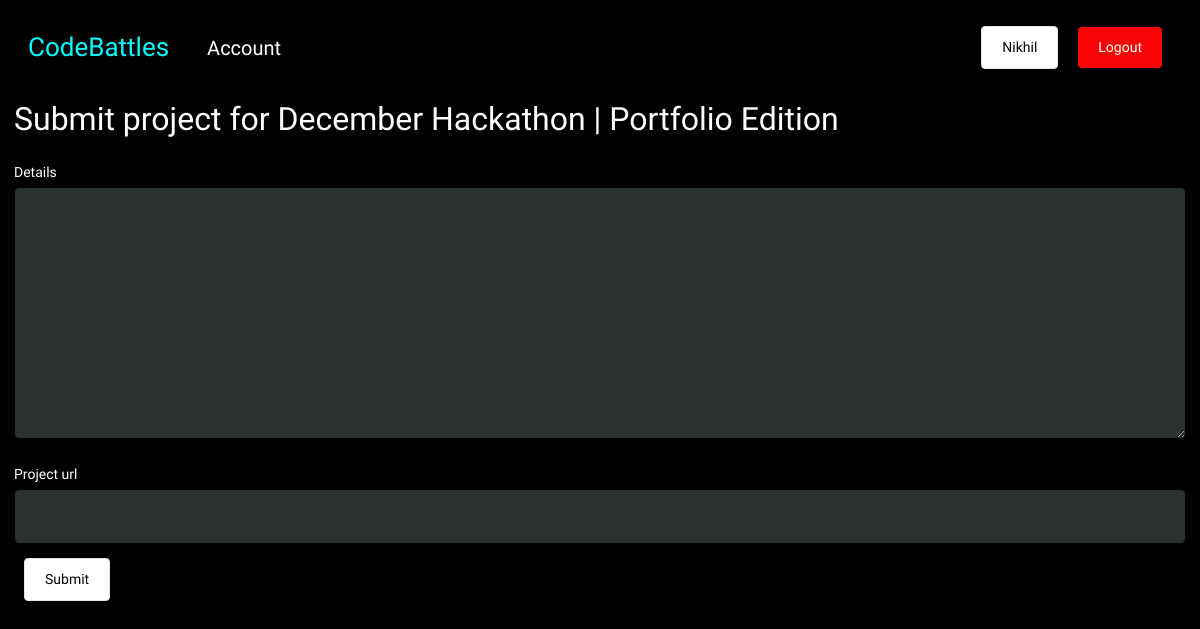
The app's page /project-submission/2478c3f8fe7b4490b3f8cd5487fecf95/ (signed in), older data.
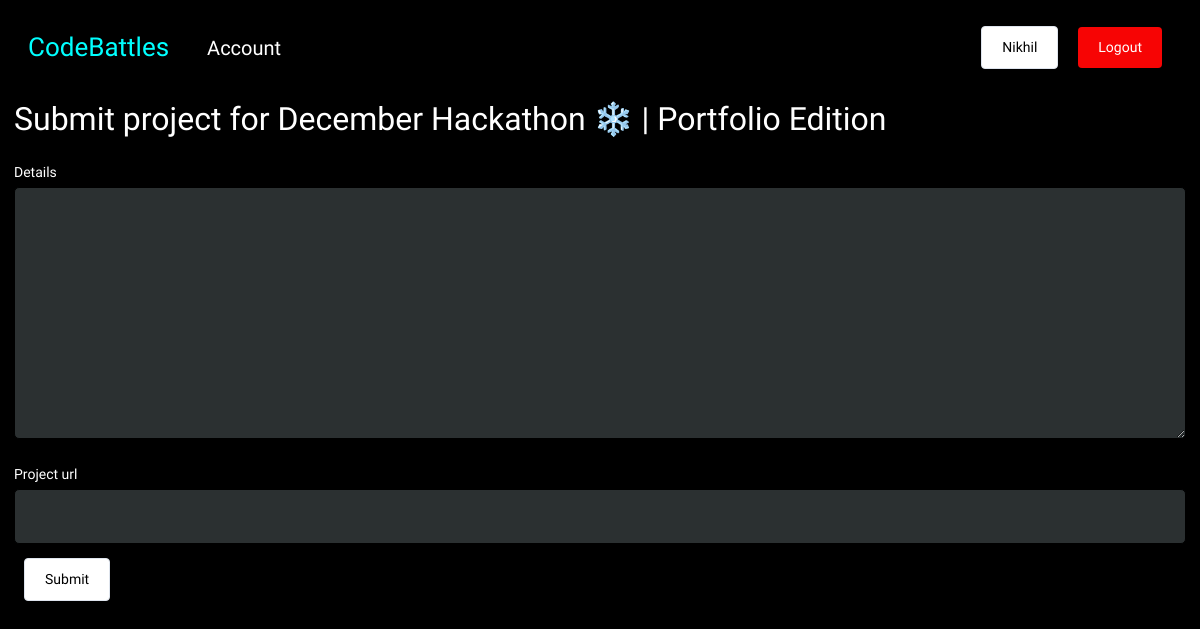
The same page, newer data.
### base/models.py (models this page shows, shortened)
class Event(models.Model):
    name = models.CharField(max_length=200)
    preview = models.TextField(null=True, blank=True)
    description = models.TextField(null=True, blank=True)
    participants = models.ManyToManyField(User, blank=True, related_name='events')
    date = models.DateTimeField()
    start_date = models.DateTimeField(null=True)
    end_date = models.DateTimeField(null=True)
    registration_deadline = models.DateTimeField(null=True)
    updated = models.DateTimeField(auto_now=True)
    created = models.DateTimeField(auto_now_add=True)
    id = models.UUIDField(default=uuid.uuid4, unique=True, primary_key=True, editable=False)
    class Meta:
        ordering = ['-end_date']

### base/views.py (the view)
# urls.py: path('project-submission/<str:pk>/', views.project_submission, name="project-submission"),
@login_required(login_url='login')
def project_submission(request, pk):
    event = Event.objects.get(id=pk)
    registered = request.user.events.filter(id=event.id).exists()
    form = SubmissionForm()
    if registered == True :
        if request.method == 'POST':
            form = SubmissionForm(request.POST)
            if form.is_valid():
                submission = form.save(commit=False)
                submission.participant = request.user
                submission.event = event
                submission.save()
                return redirect('account')
    else:
        messages.error(request, 'Please first register for this event.')
        return redirect('event', pk=event.id)
    context = {'event': event, 'form': form}
    return render(request, 'submit_form.html', context)

### base/forms.py
class SubmissionForm(ModelForm):
    class Meta:
        model = Submission
        fields = ['details', 'project_url']
        widgets = {
            'details': forms.Textarea(attrs={'class':'form-field--input-txarea'}),
            'project_url' : forms.TextInput(attrs={'class':'form-field--input'})
        }

### templates/submit_form.html (shortened to what this page needs)
{% extends 'main.html' %}
{% block content %}
    <h4>Submit project for {{event.name}}</h4>
    <div>
        <form method="POST">
            {% for field in form %}
                <div class="form-field--wrapper">
                    <label>{{field.label}}</label>
                    {{field}}
                </div>
            {% endfor %}
            <input class = "btn btn--secondary" type="submit"/>
        </form>
    </div>
{% endblock content %}

Row changes from the older to the newer data that the page shows:
changed Event: name "December Hackathon | Portfolio Edition" → "December Hackathon ❄️ | Portfolio Edition"
